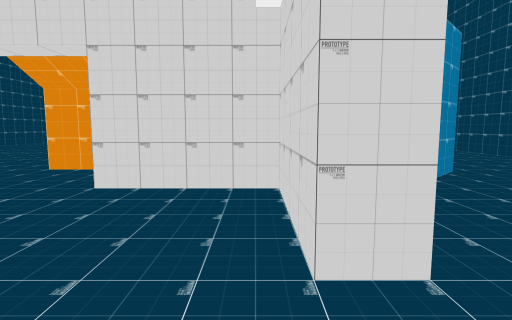
[1] (above)

12 first-person views from a walk through a Unity game level. The camera is 1.3 m above the floor, tilts 6° down and sees 80° across. The floor is counted in squares, 2 m on a side. Each view is taken from the middle of a square. On the plan, view 1 faces up. The plan holds only what a view shows up to about 10 squares ahead; the rest is blank. The place goes on beyond the plan.

[2]
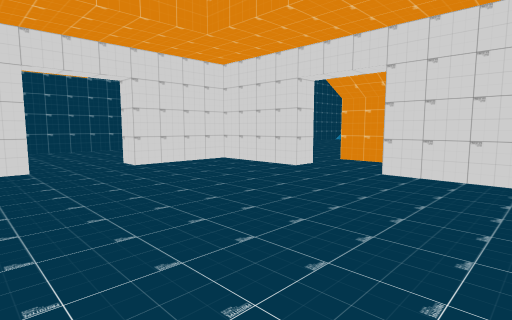

[3]
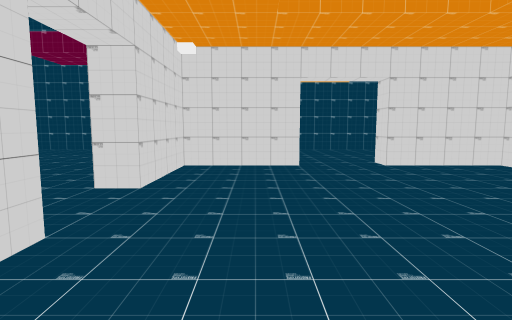

[4]
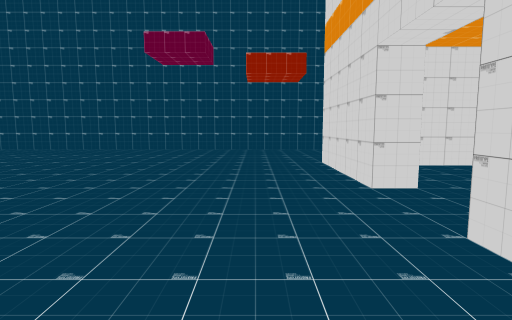

[5]
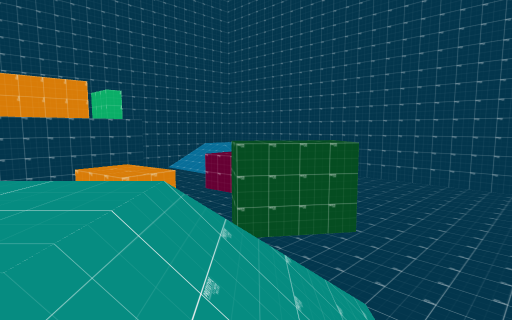

[6]
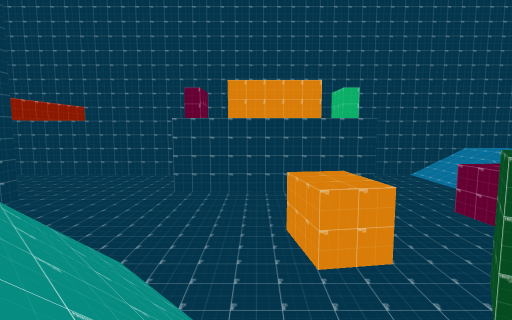

[7]
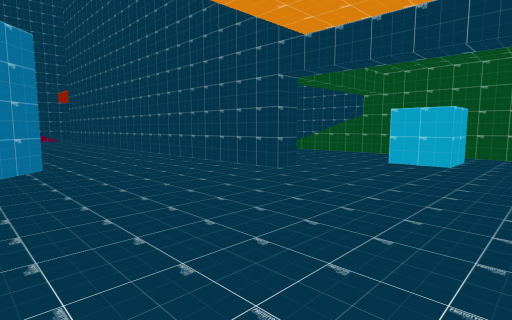

[8]
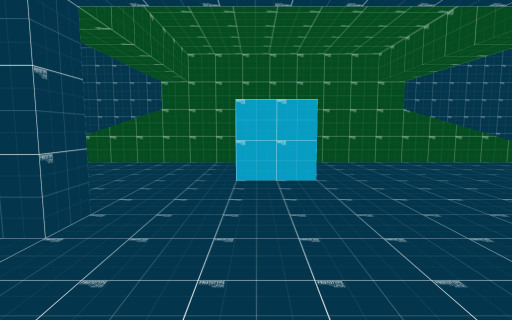

[9]
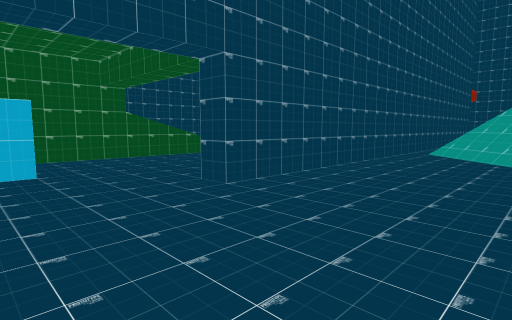

[10]
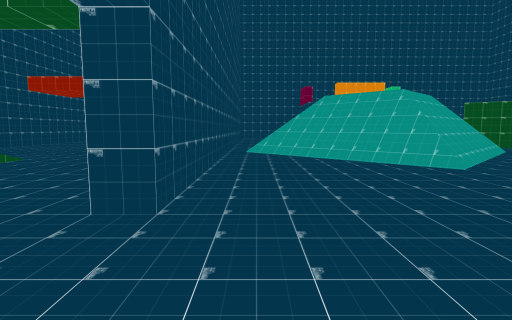

[11]
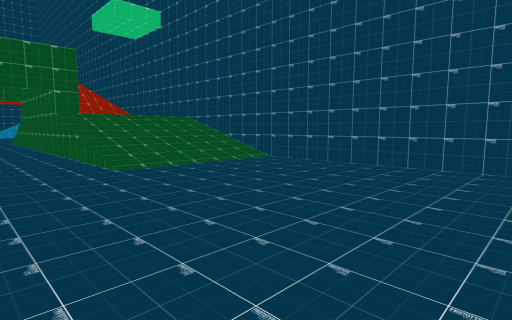

[12]
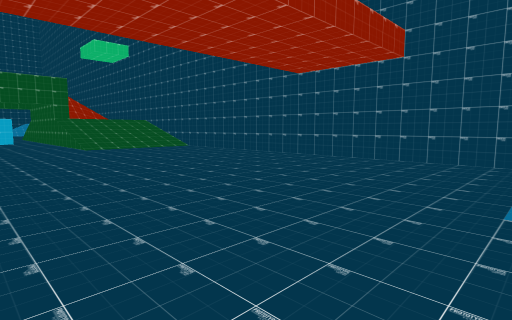

### Floor plan
Key: @ floor where view 1 was taken; # wall or solid block; . main floor; : floor 3 m higher than the main floor; / step, stairs or slope.
Columns run from 10 left of view 1 to 14 right of it. Each row starts with its distance up from view 1.
 10   ..          ..#
  9   ...         ..#
  8    ...        ..#
  7     ..       ...#
  6      ..      ...#       #
  5       .//   #...#       #
  4      ##..####...# ../   #
  3 #    #.....#....#.../
  2 #... #.....#........#
  1 #.................#.#
  0 #.........@ ........#//
 -1 #    #..... ........#// #
 -2 #..  ##..#  ....#...////#
 -3 #......... .....#...////#
 -4 #.........../...# ..////#
 -5 #..........///..# ..////#
 -6 #........./////.# ......#
 -7 #........//: ///# ......#
 -8 #........ //   .# ......#
 -9 #.....##.  //  .# ......#
-10 #....  ##..//   #.......#
-11 #..   ..##....  #.......#
-12 #    #...#.....  .......#
-13      #.. ....... .......#
-14      ... .......#.......#
-15      ..######.......///
-16    //..     ......
-17    //..      .....

Positions as (right, up) in squares from view 1, and headings:
1: (0, 0), facing up
2: (0, -1), facing up-left
3: (0, -1), facing left
4: (0, -4), facing left
5: (1, -6), facing down-left
6: (0, -7), facing down
7: (2, -1), facing up-right
8: (4, 1), facing right
9: (3, 1), facing down-right
10: (5, 1), facing down
11: (8, -10), facing up-right
12: (7, -15), facing up-right
